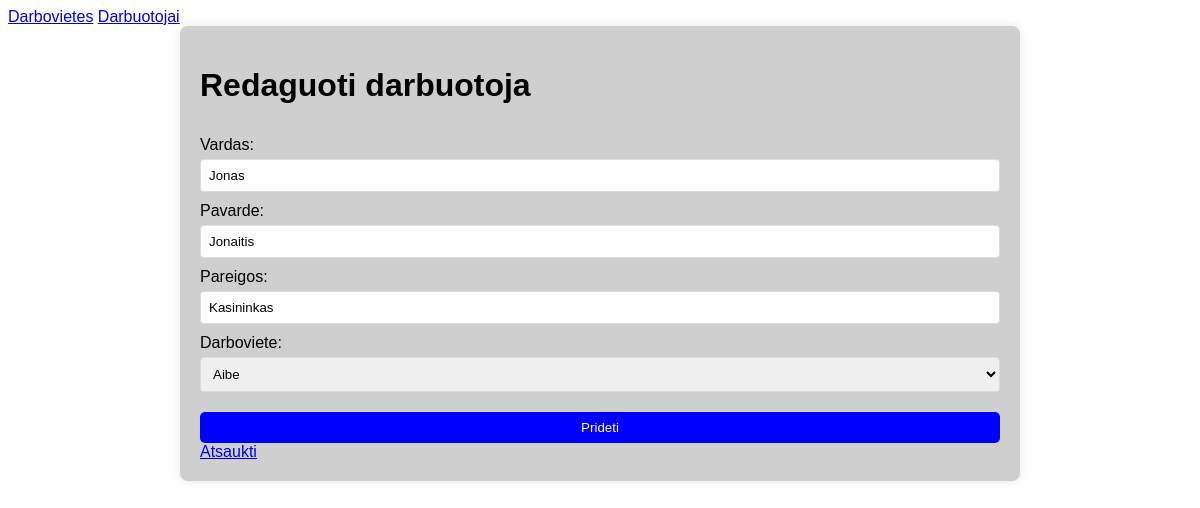
Screenshot of /redaguoti-darbuotoja/1 with the database file from the repository.
### Task.py (models this page shows, shortened)
class Darbuotojas(db.Model):
    __tablename__ = 'darbuotojas'
    id = db.Column(db.Integer, primary_key=True)
    vardas = db.Column(db.String, nullable=False)
    pavarde = db.Column(db.String, nullable=False)
    pareigos = db.Column(db.String, nullable=False)
    darboviete_id = db.Column(db.Integer, db.ForeignKey("darboviete.id"), nullable=False)

class Darboviete(db.Model):
    __tablename__ = 'darboviete'
    id = db.Column(db.Integer, primary_key=True)
    pavadinimas = db.Column(db.String, nullable=False, unique=True)
    miestas = db.Column(db.String,nullable=False)
    darbuotojai = db.relationship('Darbuotojas', backref='darboviete')

### Task.py (the view, shortened to what this page needs)
@app.route ('/redaguoti-darbuotoja/<int:id>', methods=['GET', 'POST'])
def redaguoti_darbuotoja(id):
    darbuotojas = Darbuotojas.query.get(id)
    darbovietes = Darboviete.query.all()
    return render_template('redaguoti_darbuotoja.html', darbuotojas=darbuotojas, darbovietes=darbovietes)

### templates/redaguoti_darbuotoja.html
{% extends 'base.html' %}
{% block content %}
<h1>Redaguoti darbuotoja</h1>
<form method="POST">
    <label>Vardas:</label>
    <input type="text" name="vardas" value="{{ darbuotojas.vardas }}" required>
    <label>Pavarde:</label>
    <input type="text" name="pavarde" value="{{ darbuotojas.pavarde }}" required>
    <label>Pareigos:</label>
    <input type="text" name="pareigos" value="{{ darbuotojas.pareigos }}" required>
    <label>Darboviete:</label>
    <select name="darboviete_id">
        {% for darboviete in darbovietes %}
        <option value="{{ darboviete.id }}" {% if darboviete.id == darbuotojas.darboviete_id %}selected{% endif %}>
            {{ darboviete.pavadinimas }}
        </option>
        {% endfor %}
    </select>
    <button class="button blue" type="submit">Prideti</button>
</form>
<a href="{{ url_for('darbuotojai') }}">Atsaukti</a>
{% endblock %}

### static/style.css (style rules this page uses)
body { font-family: "Anton", sans-serif; margin: 20px background-color: #00ffff; }
.button { padding: 8px 12px; text-decoration: none; border-radius: 5px; display: inline-block; text-align: center; margin-top: 10pxs; }
.button.blue { background-color: blue; color: white; }
form { display: flex; flex-direction: column; }
label { margin-top: 10px; }
input, select { padding: 8px; margin-top: 5px; border: 1px solid #ddd; border-radius: 4px; }
button { margin-top: 20px; padding: 8px; border: none; cursor: pointer; }
button.blue { background-color: blue; color: white; }

### rows the page displays
Darbuotojas: vardas "Jonas", pavarde "Jonaitis", pareigos "Kasininkas", darboviete_id "Aibe"
